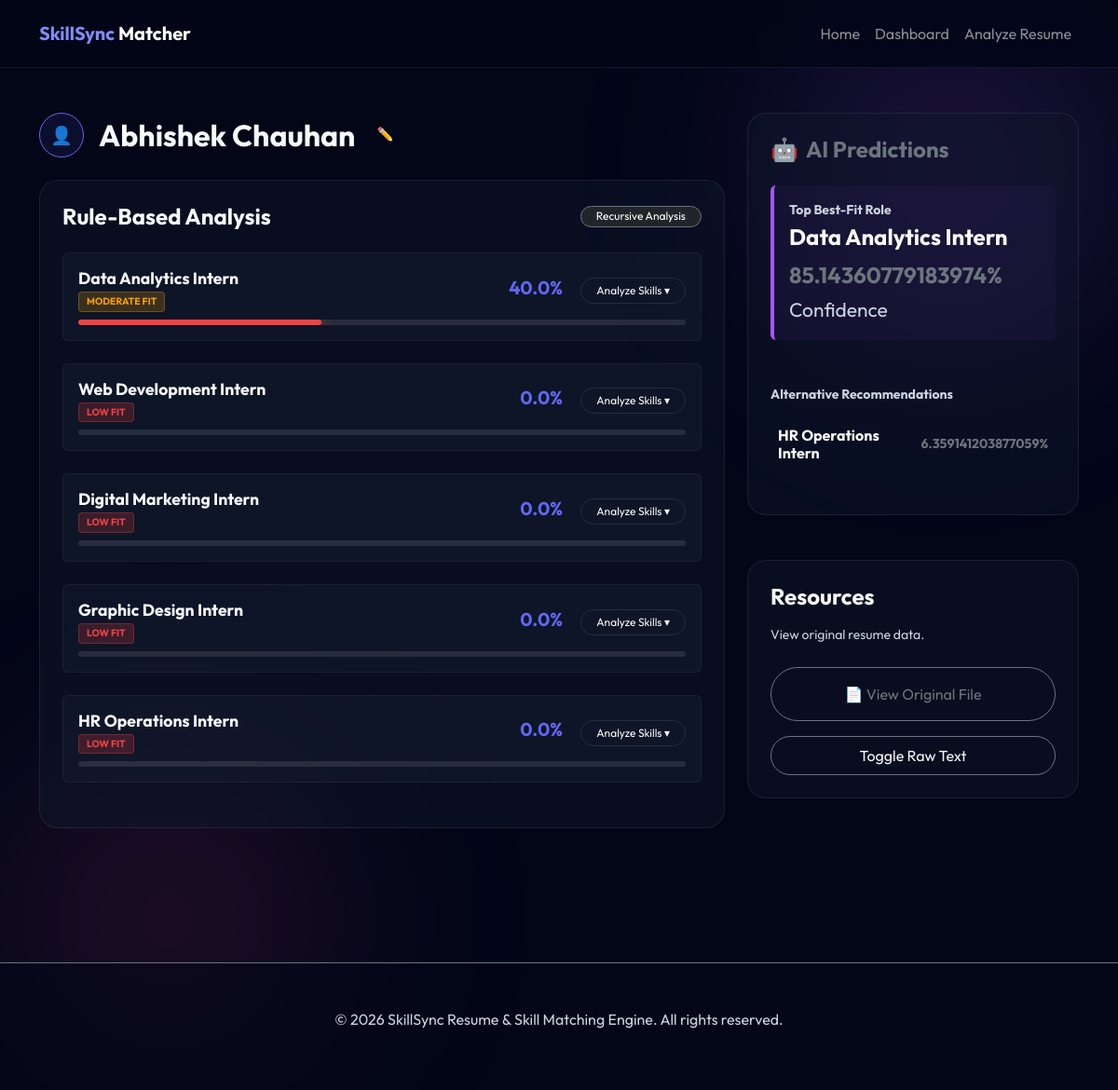
Screenshot of /candidate/10/ with the database file from the repository.
### matching_app/models.py (models this page shows, shortened)
class Candidate(models.Model):
    name = models.CharField(max_length=100)
    resume_file = models.FileField(upload_to='resumes/', null=True, blank=True)
    education = models.TextField(blank=True)
    skills = models.TextField(blank=True)
    tools = models.TextField(blank=True)
    experience = models.TextField(blank=True)
    projects = models.TextField(blank=True)
    certifications = models.TextField(blank=True)
    extracted_text = models.TextField(blank=True)
    created_at = models.DateTimeField(auto_now_add=True)

class Role(models.Model):
    name = models.CharField(max_length=100)
    required_skills = models.TextField()

class Match(models.Model):
    candidate = models.ForeignKey(Candidate, on_delete=models.CASCADE, related_name='matches')
    role = models.ForeignKey(Role, on_delete=models.CASCADE)
    match_percentage = models.FloatField()
    fit_category = models.CharField(max_length=50) # Strong, Moderate, Low

class Prediction(models.Model):
    candidate = models.ForeignKey(Candidate, on_delete=models.CASCADE, related_name='predictions')
    top_role_1 = models.CharField(max_length=100)
    score_1 = models.FloatField()
    top_role_2 = models.CharField(max_length=100)
    score_2 = models.FloatField()
    top_role_3 = models.CharField(max_length=100)
    score_3 = models.FloatField()

### matching_app/views.py (the view)
# urls.py: path('candidate/<int:pk>/', views.candidate_detail, name='candidate_detail'),
def candidate_detail(request, pk):
    candidate = get_object_or_404(Candidate, pk=pk)
    roles = Role.objects.all()
    detailed_matches = get_rule_based_matches(candidate.extracted_text, roles)
    detailed_matches.sort(key=lambda x: x['match_percentage'], reverse=True)
    for m in detailed_matches:
        Match.objects.update_or_create(
            candidate=candidate,
            role=m['role'],
            defaults={
                'match_percentage': m['match_percentage'],
                'fit_category': m['fit_category']
            }
        )
    prediction = Prediction.objects.filter(candidate=candidate).first()
    return render(request, 'candidate_detail.html', {
        'candidate': candidate,
        'matches': detailed_matches,
        'prediction': prediction
    })

### templates/candidate_detail.html (shortened to what this page needs)
{% extends 'base.html' %}
{% block content %}
<div class="container py-5">
    <div class="row">
        <div class="col-lg-8 reveal">
            <div class="d-flex align-items-center gap-3 mb-4">
                <span class="rounded-circle p-2"
                    style="width: 48px; height: 48px; display: inline-flex; align-items: center; justify-content: center; font-size: 1.2rem; background: rgba(99, 102, 241, 0.1); border: 1px solid var(--primary-color);">👤</span>
                <div id="nameDisplayContainer" class="d-flex align-items-center gap-3">
                    <h2 class="fw-bold m-0" id="candidateName">{{ candidate.name }}</h2>
                    <button class="btn btn-sm btn-outline-secondary rounded-circle p-1 border-0 hover-neon-purple"
                        onclick="toggleEditName()" title="Edit Name"
                        style="width: 32px; height: 32px; display: flex; align-items: center; justify-content: center;">
                        <span style="font-size: 0.9rem;">✏️</span>
                    </button>
                </div>
            </div>
            <div class="glass-card-premium neon-blue mb-5 reveal delay-1 p-4">
                <div class="d-flex justify-content-between align-items-center mb-4">
                    <h4 class="fw-bold m-0">Rule-Based Analysis</h4>
                    <span class="badge rounded-pill bg-dark border border-secondary fw-normal small px-3">Recursive
                        Analysis</span>
                </div>
                {% for match in matches %}
                <div class="mb-4 p-3 rounded"
                    style="background: rgba(30, 41, 59, 0.3); border: 1px solid rgba(255,255,255,0.05);">
                    <div class="d-flex justify-content-between align-items-center mb-2">
                        <div>
                            <h5 class="fw-bold m-0" style="font-size: 1.1rem;">{{ match.role.name }}</h5>
                            <div
                                class="fit-badge mt-1 {% if match.fit_category == 'Strong Fit' %}fit-strong{% elif match.fit_category == 'Moderate Fit' %}fit-moderate{% else %}fit-low{% endif %}">
                                {{ match.fit_category }}
                            </div>
                        </div>
                        <div class="text-end">
                            <span class="fw-bold h5 mb-0" style="color: var(--primary-color);">{{ match.match_percentage }}%</span>
                            <button class="btn btn-sm btn-outline-light ms-3 rounded-pill px-3 py-1" type="button"
                                data-bs-toggle="collapse" data-bs-target="#skillCollapse{{ forloop.counter }}"
                                aria-expanded="false"
                                style="font-size: 0.75rem; border: 1px solid rgba(255,255,255,0.1);">
                                Analyze Skills ▾
                            </button>
                        </div>
                    </div>
                    <div class="neon-progress-container" style="height: 6px; margin-top: 8px;">
                        <div class="neon-progress-fill"
                            style="width: {{ match.match_percentage }}%; --card-color: {% if match.match_percentage > 70 %}#10b981{% else %}#ef4444{% endif %};">
                        </div>
                    </div>
                </div>
                {% empty %}
                <p class="text-muted">No internship roles found in database.</p>
                {% endfor %}
            </div>
        </div>
        <div class="col-lg-4 mt-4 mt-lg-0 reveal delay-1">
            <div class="glass-card-premium neon-purple mb-5 p-4">
                <h4 class="fw-bold mb-4 text-secondary d-flex align-items-center gap-2">
                    <span>🤖</span> AI Predictions
                </h4>
                {% if prediction %}
                <div class="mb-5 p-3 rounded"
                    style="background: rgba(168, 85, 247, 0.05); border-left: 4px solid var(--secondary-color);">
                    <label class="text-muted d-block mb-1 uppercase small fw-bold tracking-wider">Top Best-Fit
                        Role</label>
                    <h3 class="h4 fw-bold text-light mb-2">{{ prediction.top_role_1 }}</h3>
                    <div class="prediction-score text-secondary">{{ prediction.score_1 }}% <span
                            class="small fw-normal text-muted">Confidence</span></div>
                </div>
                <div class="mb-4">
                    <label class="text-muted d-block mb-3 uppercase small fw-bold tracking-wider">Alternative
                        Recommendations</label>
                    <div class="d-flex justify-content-between align-items-center mb-3 p-2 rounded hover-dim">
                        <h5 class="h6 fw-bold mb-0">{{ prediction.top_role_2 }}</h5>
                        <div class="text-secondary fw-bold small">{{ prediction.score_2 }}%</div>
                    </div>
                </div>
                {% else %}
                <p class="text-muted">Analysis pending hybrid AI verification.</p>
                {% endif %}
            </div>
            <div class="glass-card-premium neon-pink reveal delay-3 p-4">
                <h4 class="fw-bold mb-3">Resources</h4>
                <p class="text-muted small mb-4">View original resume data.</p>
                <a href="{{ candidate.resume_file.url }}"
                    class="btn btn-outline-secondary w-100 py-3 rounded-pill border-secondary hover-neon-pink mb-3"
                    target="_blank">
                    📄 View Original File
                </a>
                <button class="btn btn-outline-light w-100 py-2 rounded-pill border-secondary small" type="button"
                    data-bs-toggle="collapse" data-bs-target="#rawText">
                    Toggle Raw Text
                </button>
            </div>
        </div>
    </div>
</div>
{% endblock %}

### static/css/style.css (style rules this page uses)
:root { --primary-color: #6366f1; --secondary-color: #a855f7; --accent-color: #ec4899; --bg-dark: #020617; --card-bg: rgba(15, 23, 42, 0.6); --text-main: #f8fafc; --text-muted: #cbd5e1; --glass-border: rgba(255, 255, 255, 0.08); --neon-blue: #00d2ff; --neon-purple: #9d50bb; }
body { background: #020617; color: var(--text-main); font-family: 'Outfit', sans-serif; margin: 0; overflow-x: hidden; min-height: 100vh; position: relative; }
.text-muted { color: var(--text-muted) !important; }
.glass-card-premium { background: rgba(15, 23, 42, 0.5); backdrop-filter: blur(16px); border: 1px solid var(--glass-border); border-radius: 1.25rem; padding: 2.5rem; transition: all 0.4s ease; position: relative; overflow: hidden; }
.neon-blue { --card-color: #6366f1; }
.neon-purple { --card-color: #a855f7; }
.neon-pink { --card-color: #ec4899; }
.neon-progress-container { height: 6px; background: rgba(255, 255, 255, 0.1); border-radius: 3px; margin-top: 1.25rem; overflow: hidden; }
.neon-progress-fill { height: 100%; background: var(--card-color); box-shadow: 0 0 15px var(--card-color); border-radius: 3px; }
.reveal { opacity: 0; transform: translateY(30px); animation: reveal 0.8s forwards; }
.delay-1 { animation-delay: 0.2s; }
.delay-3 { animation-delay: 0.6s; }
.fit-badge { padding: 0.25rem 0.75rem; border-radius: 1rem; font-size: 0.875rem; font-weight: 600; }
.fit-moderate { background: #d97706; color: #fffbeb; }
.fit-low { background: #dc2626; color: #fef2f2; }
.prediction-score { font-size: 1.5rem; font-weight: 700; color: var(--primary-color); }

### templates/candidate_detail.html (style rules this page uses)
.fit-badge { display: inline-block; font-size: 0.65rem; padding: 2px 8px; border-radius: 4px; text-transform: uppercase; font-weight: 700; }
.fit-moderate { background: rgba(245, 158, 11, 0.2); color: #f59e0b; border: 1px solid rgba(245, 158, 11, 0.3); }
.fit-low { background: rgba(239, 68, 68, 0.2); color: #ef4444; border: 1px solid rgba(239, 68, 68, 0.3); }

### rows the page displays
Candidate: name "Abhishek Chauhan"
Role: role.name "Data Analytics Intern", fit_category "MODERATE FIT", match_percentage "40.0"
Role: role.name "Web Development Intern", fit_category "LOW FIT", match_percentage "0.0"
Role: role.name "Digital Marketing Intern", fit_category "LOW FIT", match_percentage "0.0"
Role: role.name "Graphic Design Intern", fit_category "LOW FIT", match_percentage "0.0"
Role: role.name "HR Operations Intern", fit_category "LOW FIT", match_percentage "0.0"
Prediction: top_role_1 "Data Analytics Intern", score_1 "85.14360779183974", top_role_2 "HR Operations Intern", score_2 "6.359141203877059"
